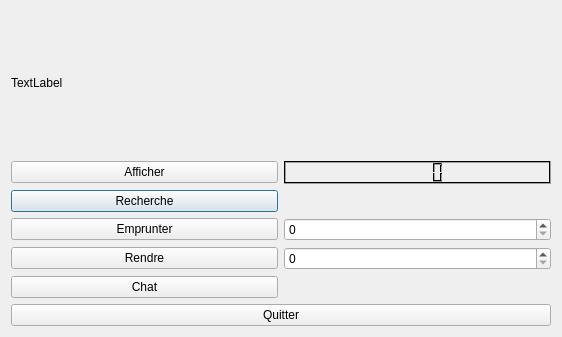
<?xml version="1.0" encoding="UTF-8"?>
<ui version="4.0">
 <class>fenetre_client</class>
 <widget class="QDialog" name="fenetre_client">
  <property name="geometry">
   <rect>
    <x>0</x>
    <y>0</y>
    <width>562</width>
    <height>337</height>
   </rect>
  </property>
  <property name="windowTitle">
   <string>Client</string>
  </property>
  <layout class="QGridLayout" name="gridLayout_2">
   <item row="0" column="0">
    <layout class="QGridLayout" name="gridLayout">
     <item row="6" column="1">
      <widget class="QSpinBox" name="numero_rendre"/>
     </item>
     <item row="2" column="0">
      <widget class="QPushButton" name="recherche">
       <property name="text">
        <string>Recherche</string>
       </property>
      </widget>
     </item>
     <item row="5" column="0">
      <widget class="QPushButton" name="emprunter">
       <property name="text">
        <string>Emprunter</string>
       </property>
      </widget>
     </item>
     <item row="6" column="0">
      <widget class="QPushButton" name="rendre">
       <property name="text">
        <string>Rendre</string>
       </property>
      </widget>
     </item>
     <item row="1" column="0">
      <widget class="QPushButton" name="afficher">
       <property name="text">
        <string>Afficher</string>
       </property>
      </widget>
     </item>
     <item row="0" column="0" colspan="2">
      <widget class="QLabel" name="image">
       <property name="text">
        <string>TextLabel</string>
       </property>
      </widget>
     </item>
     <item row="5" column="1">
      <widget class="QSpinBox" name="numero_emprunter"/>
     </item>
     <item row="1" column="1">
      <widget class="QLCDNumber" name="lcdNombre">
       <property name="palette">
        <palette>
         <active>
          <colorrole role="WindowText">
           <brush brushstyle="SolidPattern">
            <color alpha="255">
             <red>0</red>
             <green>0</green>
             <blue>0</blue>
            </color>
           </brush>
          </colorrole>
          <colorrole role="Light">
           <brush brushstyle="SolidPattern">
            <color alpha="255">
             <red>0</red>
             <green>0</green>
             <blue>0</blue>
            </color>
           </brush>
          </colorrole>
          <colorrole role="Midlight">
           <brush brushstyle="SolidPattern">
            <color alpha="255">
             <red>0</red>
             <green>0</green>
             <blue>0</blue>
            </color>
           </brush>
          </colorrole>
          <colorrole role="Text">
           <brush brushstyle="SolidPattern">
            <color alpha="255">
             <red>0</red>
             <green>0</green>
             <blue>0</blue>
            </color>
           </brush>
          </colorrole>
          <colorrole role="ButtonText">
           <brush brushstyle="SolidPattern">
            <color alpha="255">
             <red>0</red>
             <green>0</green>
             <blue>0</blue>
            </color>
           </brush>
          </colorrole>
          <colorrole role="PlaceholderText">
           <brush brushstyle="SolidPattern">
            <color alpha="128">
             <red>0</red>
             <green>0</green>
             <blue>0</blue>
            </color>
           </brush>
          </colorrole>
         </active>
         <inactive>
          <colorrole role="WindowText">
           <brush brushstyle="SolidPattern">
            <color alpha="255">
             <red>0</red>
             <green>0</green>
             <blue>0</blue>
            </color>
           </brush>
          </colorrole>
          <colorrole role="Light">
           <brush brushstyle="SolidPattern">
            <color alpha="255">
             <red>0</red>
             <green>0</green>
             <blue>0</blue>
            </color>
           </brush>
          </colorrole>
          <colorrole role="Midlight">
           <brush brushstyle="SolidPattern">
            <color alpha="255">
             <red>0</red>
             <green>0</green>
             <blue>0</blue>
            </color>
           </brush>
          </colorrole>
          <colorrole role="Text">
           <brush brushstyle="SolidPattern">
            <color alpha="255">
             <red>0</red>
             <green>0</green>
             <blue>0</blue>
            </color>
           </brush>
          </colorrole>
          <colorrole role="ButtonText">
           <brush brushstyle="SolidPattern">
            <color alpha="255">
             <red>0</red>
             <green>0</green>
             <blue>0</blue>
            </color>
           </brush>
          </colorrole>
          <colorrole role="PlaceholderText">
           <brush brushstyle="SolidPattern">
            <color alpha="128">
             <red>0</red>
             <green>0</green>
             <blue>0</blue>
            </color>
           </brush>
          </colorrole>
         </inactive>
         <disabled>
          <colorrole role="WindowText">
           <brush brushstyle="SolidPattern">
            <color alpha="96">
             <red>164</red>
             <green>166</green>
             <blue>168</blue>
            </color>
           </brush>
          </colorrole>
          <colorrole role="Light">
           <brush brushstyle="SolidPattern">
            <color alpha="255">
             <red>0</red>
             <green>0</green>
             <blue>0</blue>
            </color>
           </brush>
          </colorrole>
          <colorrole role="Midlight">
           <brush brushstyle="SolidPattern">
            <color alpha="255">
             <red>0</red>
             <green>0</green>
             <blue>0</blue>
            </color>
           </brush>
          </colorrole>
          <colorrole role="Text">
           <brush brushstyle="SolidPattern">
            <color alpha="96">
             <red>164</red>
             <green>166</green>
             <blue>168</blue>
            </color>
           </brush>
          </colorrole>
          <colorrole role="ButtonText">
           <brush brushstyle="SolidPattern">
            <color alpha="96">
             <red>164</red>
             <green>166</green>
             <blue>168</blue>
            </color>
           </brush>
          </colorrole>
          <colorrole role="PlaceholderText">
           <brush brushstyle="SolidPattern">
            <color alpha="128">
             <red>218</red>
             <green>218</green>
             <blue>218</blue>
            </color>
           </brush>
          </colorrole>
         </disabled>
        </palette>
       </property>
       <property name="font">
        <font>
         <pointsize>20</pointsize>
         <weight>75</weight>
         <bold>true</bold>
         <kerning>false</kerning>
        </font>
       </property>
      </widget>
     </item>
     <item row="7" column="0">
      <widget class="QPushButton" name="chat1">
       <property name="text">
        <string>Chat</string>
       </property>
      </widget>
     </item>
    </layout>
   </item>
   <item row="2" column="0">
    <widget class="QPushButton" name="quitter">
     <property name="text">
      <string>Quitter</string>
     </property>
    </widget>
   </item>
  </layout>
 </widget>
 <tabstops>
  <tabstop>afficher</tabstop>
  <tabstop>recherche</tabstop>
  <tabstop>emprunter</tabstop>
  <tabstop>numero_emprunter</tabstop>
  <tabstop>quitter</tabstop>
 </tabstops>
 <resources/>
 <connections/>
</ui>
